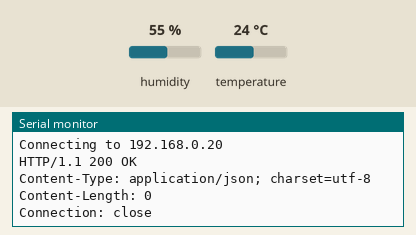
Simulated run of this sketch. Board: ESP8266 (NodeMCU). Shown: the last lines printed to the serial monitor. Inputs (shaded band) come from the test bench; at power-on: humidity 55 %, temperature 24 °C. WiFi joins after 1.5 s; servers stay silent unless stated; uploads are accepted with an empty reply.

Above: at 2.7 s.
2.8 s: humidity set to 22 %
At 4.4 s:
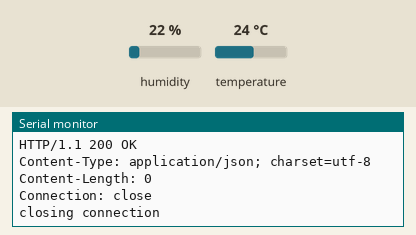
16.5 s: temperature set to 12 °C
At 25.2 s:
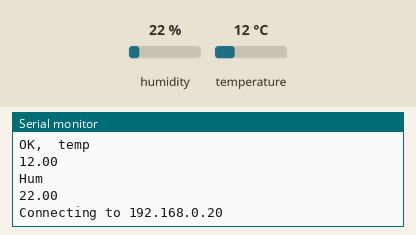
25.3 s: humidity set to 40 %
At 37.5 s:
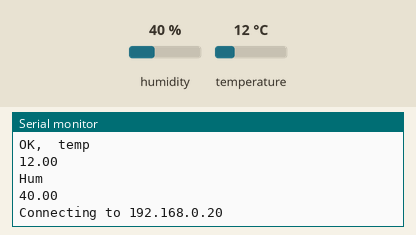
Timing chart, 0 to 39.0 s (numbered marks = the images above; inputs shaded):
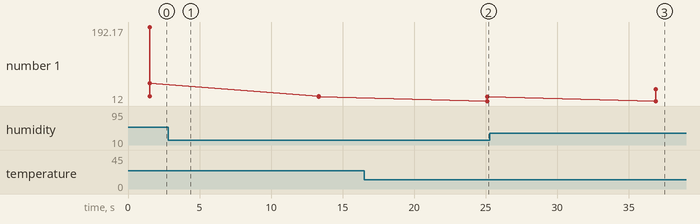

Measured:
- after the input at 16.5 s, the serial monitor: prints a new line after 8.6 s (image 2)
- after the input at 25.3 s, the serial monitor: prints a new line after 11.6 s (image 3)
- plotted number 1: 55 → 22 after the input at 2.8 s, 22 → 40 after the input at 25.3 s

The sketch:

ESP-pimaticv1.ino
```cpp
// Import required libraries
#include "ESP8266WiFi.h"

#include <dht.h>

// Define pins
#define DHT11_PIN 4  // DHT11 pin


// WiFi parameters
const char* ssid = "SSID";
const char* password = "PASSWORD";

// pimatic parameters
const char* PimaticUser = "admin";
const char* PimaticPassword = "admin";
const char* PimaticHost = "192.168.0.20";
const int PimaticPort = 8080;


dht DHT;

void setup() {
  // Start Serial
  Serial.begin(115200);
  delay(10);


  // We start by connecting to a WiFi network
  Serial.println();
  Serial.println();
  Serial.print("Connecting to ");
  Serial.println(ssid);
  WiFi.begin(ssid, password);
  while (WiFi.status() != WL_CONNECTED) {
    delay(500);
    Serial.print(".");
  }

  Serial.println("");
  Serial.println("WiFi connected");
  Serial.println("IP address: ");
  Serial.println(WiFi.localIP());
}

void loop() {

int  chk = DHT.read11(DHT11_PIN);
  switch (chk)
  {
    case DHTLIB_OK:
    Serial.print("OK,\t");
    break;
    case DHTLIB_ERROR_CHECKSUM:
    Serial.print("Checksum error,\t");
    break;
    case DHTLIB_ERROR_TIMEOUT:
    Serial.print("Time out error,\t");
    break;
    default:
    Serial.print("Unknown error,\t");
    break;
  }
                  float h = DHT.humidity;
                float t = DHT.temperature;
                Serial.println("temp");
                Serial.println(t);
                Serial.println("Hum");
                Serial.println(h);

                Serial.print("Connecting to ");
                Serial.println(PimaticHost);

  // Use WiFiClient class to create TCP connections
  WiFiClient client;
  if (!client.connect(PimaticHost, PimaticPort)) {
    Serial.println("connection failed");
    return;
  }


  // This will send the request to the server

// YWRtaW46WndlbWJAZA==
String yourdata;
yourdata = "{\"type\": \"value\", \"valueOrExpression\": \"" + String(h) + "\"}";


    client.print("PATCH /api/variables/test1");
    client.print(" HTTP/1.1\r\n");
    client.print("Authorization: Basic ");
    client.print("YWRtaW46YWRtaW4=");
    client.print("\r\n");
    client.print("PimaticHost: ***.***.***.***m\r\n");
    client.print("Content-Type:application/json\r\n");
    client.print("Content-Length: ");
    client.print(yourdata.length());
    client.print("\r\n\r\n");
    client.print(yourdata);


   delay(500);


  // Read all the lines of the reply from server and print them to Serial
  while(client.available()){
    String line = client.readStringUntil('\r');
    Serial.print(line);
  }

  Serial.println();
  Serial.println("closing connection");

  // Repeat every 10 seconds
  delay(10000);

}
```
